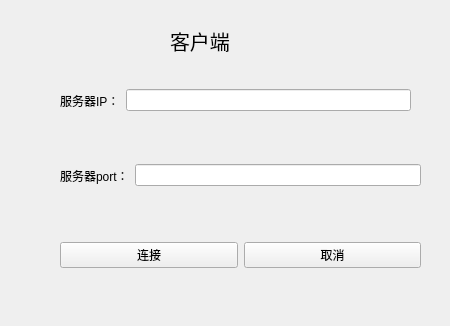
<?xml version="1.0" encoding="UTF-8"?>
<ui version="4.0">
 <class>Widget</class>
 <widget class="QWidget" name="Widget">
  <property name="geometry">
   <rect>
    <x>0</x>
    <y>0</y>
    <width>450</width>
    <height>326</height>
   </rect>
  </property>
  <property name="windowTitle">
   <string>Widget</string>
  </property>
  <widget class="QLabel" name="label">
   <property name="geometry">
    <rect>
     <x>170</x>
     <y>20</y>
     <width>81</width>
     <height>41</height>
    </rect>
   </property>
   <property name="font">
    <font>
     <pointsize>15</pointsize>
    </font>
   </property>
   <property name="text">
    <string>客户端</string>
   </property>
  </widget>
  <widget class="QWidget" name="">
   <property name="geometry">
    <rect>
     <x>60</x>
     <y>70</y>
     <width>351</width>
     <height>61</height>
    </rect>
   </property>
   <layout class="QHBoxLayout" name="horizontalLayout">
    <item>
     <widget class="QLabel" name="label_2">
      <property name="text">
       <string>服务器IP：</string>
      </property>
     </widget>
    </item>
    <item>
     <widget class="QLineEdit" name="lineEditIP"/>
    </item>
   </layout>
  </widget>
  <widget class="QWidget" name="">
   <property name="geometry">
    <rect>
     <x>60</x>
     <y>150</y>
     <width>361</width>
     <height>51</height>
    </rect>
   </property>
   <layout class="QHBoxLayout" name="horizontalLayout_2">
    <item>
     <widget class="QLabel" name="label_3">
      <property name="text">
       <string>服务器port：</string>
      </property>
     </widget>
    </item>
    <item>
     <widget class="QLineEdit" name="lineEditPort"/>
    </item>
   </layout>
  </widget>
  <widget class="QWidget" name="">
   <property name="geometry">
    <rect>
     <x>60</x>
     <y>220</y>
     <width>361</width>
     <height>71</height>
    </rect>
   </property>
   <layout class="QHBoxLayout" name="horizontalLayout_3">
    <item>
     <widget class="QPushButton" name="pushButtonConnect">
      <property name="text">
       <string>连接</string>
      </property>
     </widget>
    </item>
    <item>
     <widget class="QPushButton" name="pushButtonCancel">
      <property name="text">
       <string>取消</string>
      </property>
     </widget>
    </item>
   </layout>
  </widget>
 </widget>
 <resources/>
 <connections/>
</ui>
